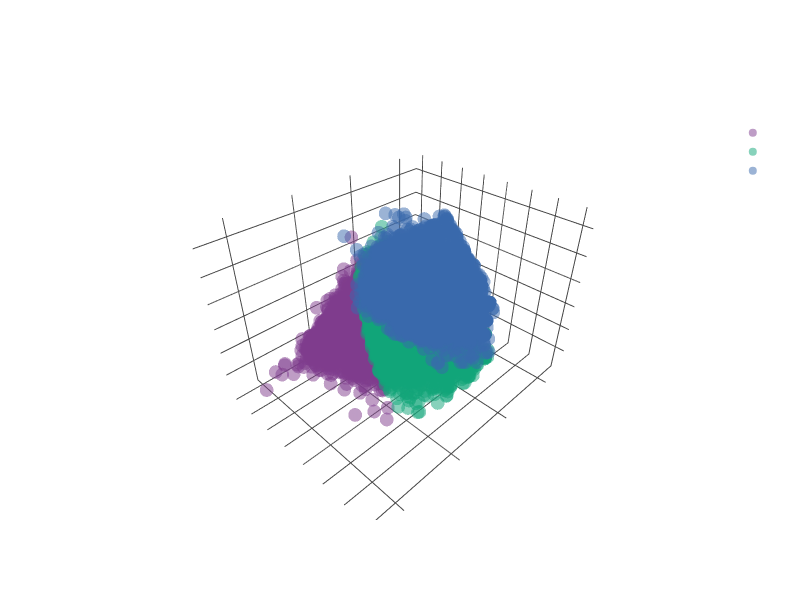

Notebook source saved alongside this figure:
### Markdown cell above
### 5.3 PCA 3D — Interactive Scatter

### Code cell
PCA_SAMPLE = min(20_000, len(X_scaled))
idx_pca    = np.random.RandomState(RANDOM_STATE).choice(len(X_scaled), PCA_SAMPLE, replace=False)
X_pca_in   = X_scaled.iloc[idx_pca]
y_pca      = labels[idx_pca]

pca = PCA(n_components=3, random_state=RANDOM_STATE)
X_3d = pca.fit_transform(X_pca_in)

print(f'PCA explained variance ratio: {pca.explained_variance_ratio_.round(3)}')
print(f'Total variance explained: {pca.explained_variance_ratio_.sum()*100:.1f}%')

df_pca = pd.DataFrame({
    'PC1': X_3d[:, 0], 'PC2': X_3d[:, 1], 'PC3': X_3d[:, 2],
    'cluster': y_pca.astype(str)
})

fig = px.scatter_3d(
    df_pca, x='PC1', y='PC2', z='PC3', color='cluster',
    title=f'PCA 3D: User Clusters (K={CHOSEN_K}, {pca.explained_variance_ratio_.sum()*100:.0f}% variance)',
    color_discrete_sequence=px.colors.qualitative.Bold,
    opacity=0.5, size_max=4,
)
fig.update_layout(width=800, height=600, template='plotly_dark', paper_bgcolor='rgba(0,0,0,0)', plot_bgcolor='rgba(0,0,0,0)', font=dict(color='white'), title_font=dict(color='white'), scene=dict(bgcolor='rgba(0,0,0,0)', xaxis=dict(title=dict(font=dict(color='white')), tickfont=dict(color='white'), gridcolor='#444', showbackground=True, backgroundcolor='rgba(0,0,0,0)', zerolinecolor='#666'), yaxis=dict(title=dict(font=dict(color='white')), tickfont=dict(color='white'), gridcolor='#444', showbackground=True, backgroundcolor='rgba(0,0,0,0)', zerolinecolor='#666'), zaxis=dict(title=dict(font=dict(color='white')), tickfont=dict(color='white'), gridcolor='#444', showbackground=True, backgroundcolor='rgba(0,0,0,0)', zerolinecolor='#666')))
fig.write_html(os.path.join(FIGURES_OUT, 'cluster_scatter_pca_3d.html'))
fig.show()
print('Saved cluster_scatter_pca_3d.html')

### Figure 1 — Plotly figure (JSON) as saved in the notebook; plotly's stock layout.template omitted (floating-point values rounded to 4 significant figures; data arrays with more than 128 entries replaced by an {"elided": "..."} marker saying what was removed)
{"data": [{"hovertemplate": "cluster=0<br>PC1=%{x}<br>PC2=%{y}<br>PC3=%{z}<extra></extra>", "legendgroup": "0", "marker": {"color": "rgb(127, 60, 141)", "opacity": 0.5, "symbol": "circle"}, "mode": "markers", "name": "0", "scene": "scene", "showlegend": true, "type": "scatter3d", "x": {"elided": "8651 float values"}, "y": {"elided": "8651 float values"}, "z": {"elided": "8651 float values"}}, {"hovertemplate": "cluster=2<br>PC1=%{x}<br>PC2=%{y}<br>PC3=%{z}<extra></extra>", "legendgroup": "2", "marker": {"color": "rgb(17, 165, 121)", "opacity": 0.5, "symbol": "circle"}, "mode": "markers", "name": "2", "scene": "scene", "showlegend": true, "type": "scatter3d", "x": {"elided": "7348 float values"}, "y": {"elided": "7348 float values"}, "z": {"elided": "7348 float values"}}, {"hovertemplate": "cluster=1<br>PC1=%{x}<br>PC2=%{y}<br>PC3=%{z}<extra></extra>", "legendgroup": "1", "marker": {"color": "rgb(57, 105, 172)", "opacity": 0.5, "symbol": "circle"}, "mode": "markers", "name": "1", "scene": "scene", "showlegend": true, "type": "scatter3d", "x": {"elided": "4001 float values"}, "y": {"elided": "4001 float values"}, "z": {"elided": "4001 float values"}}], "layout": {"font": {"color": "white"}, "height": 600, "legend": {"title": {"text": "cluster"}, "tracegroupgap": 0}, "paper_bgcolor": "rgba(0,0,0,0)", "plot_bgcolor": "rgba(0,0,0,0)", "scene": {"bgcolor": "rgba(0,0,0,0)", "domain": {"x": [0, 1], "y": [0, 1]}, "xaxis": {"backgroundcolor": "rgba(0,0,0,0)", "gridcolor": "#444", "showbackground": true, "tickfont": {"color": "white"}, "title": {"font": {"color": "white"}, "text": "PC1"}, "zerolinecolor": "#666"}, "yaxis": {"backgroundcolor": "rgba(0,0,0,0)", "gridcolor": "#444", "showbackground": true, "tickfont": {"color": "white"}, "title": {"font": {"color": "white"}, "text": "PC2"}, "zerolinecolor": "#666"}, "zaxis": {"backgroundcolor": "rgba(0,0,0,0)", "gridcolor": "#444", "showbackground": true, "tickfont": {"color": "white"}, "title": {"font": {"color": "white"}, "text": "PC3"}, "zerolinecolor": "#666"}}, "title": {"font": {"color": "white"}, "text": "PCA 3D: User Clusters (K=3, 48% variance)"}, "width": 800}}
